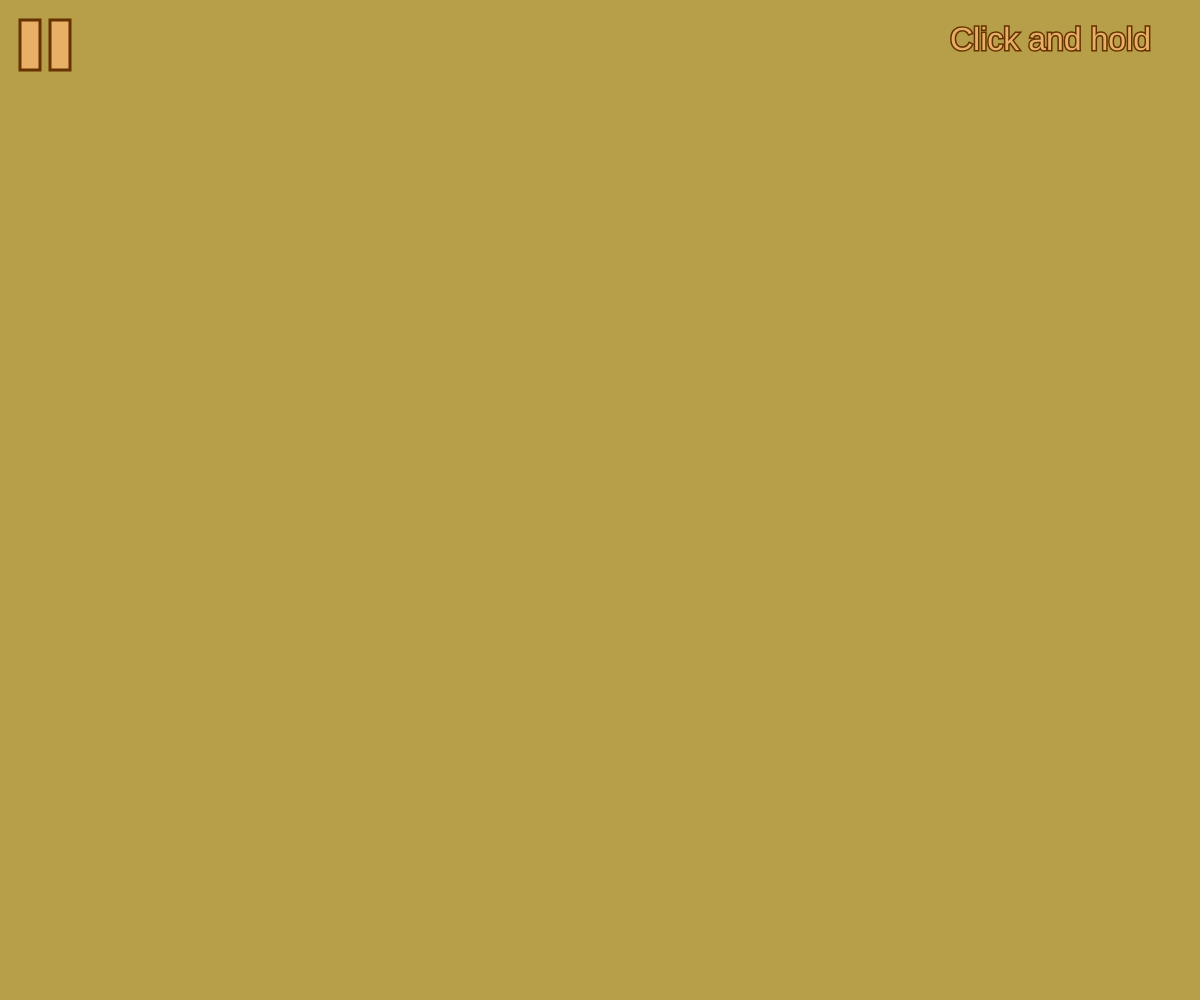
Frame 1 (no input)
Frame 60 (no input): identical to frame 1, image omitted
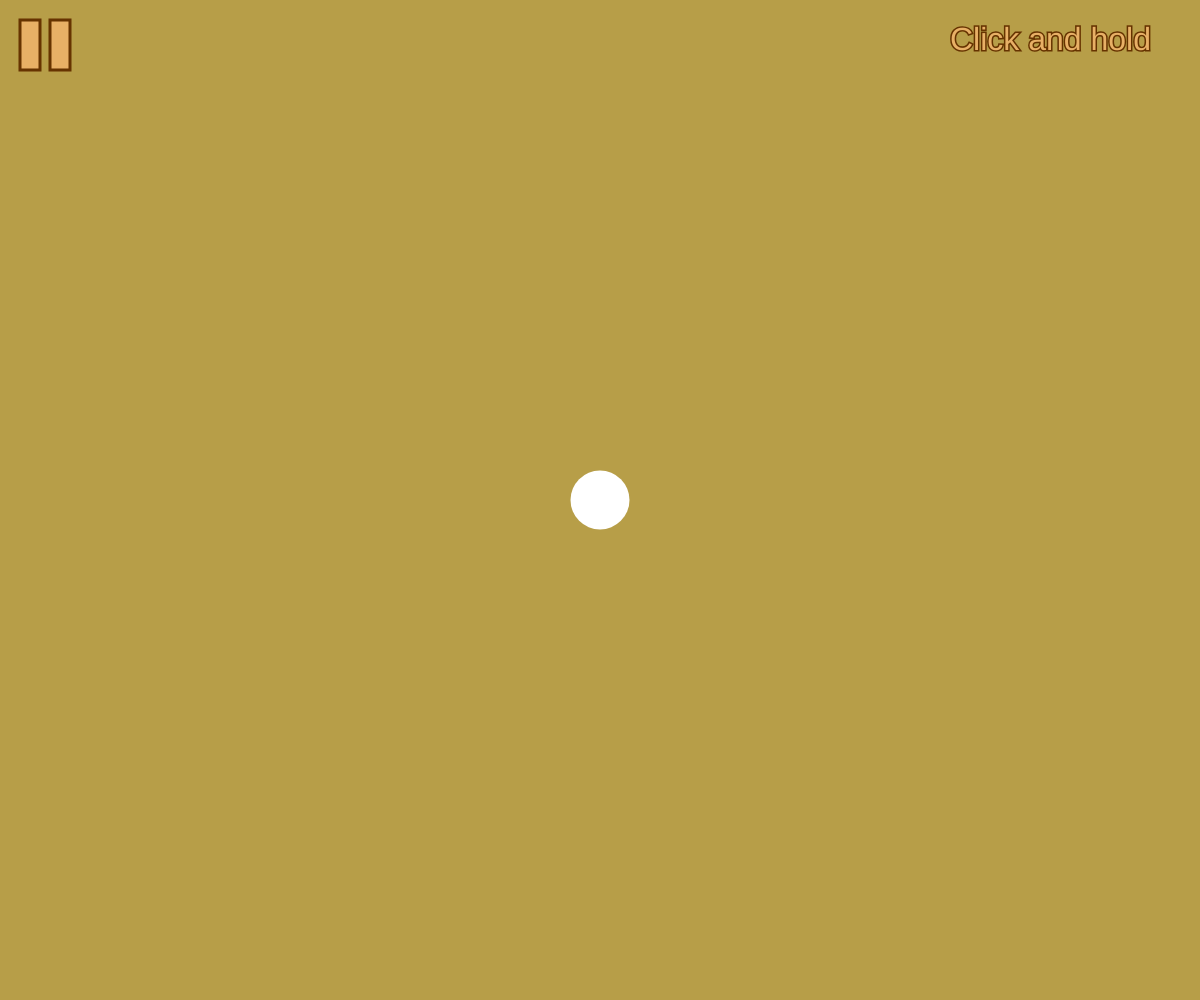
Frame 120 (the mouse pressed at the canvas centre since frame 60)

The p5.js sketch that drew these frames (run headless with seeded random() and noise() and a simulated clock; from frame 60 on, the mouse is pressed at the canvas centre):

// p5.js sketch
// ── sketch.js
var rockets = [];
var planets = [];
var gravity = 0;
var textColor = 0;
var moved = false;
var drawingLoops = false;
var loopsColor = 0;
var drawingHigh = false;
var highColor = 0;
var creatingPlanet = false;
var creatingPlanetSize = 0;
var creatingPlanetLoc = [0, 0];
var paused = false;

function massToSize(m) {
  return Math.cbrt(m) * 20;
}

function sizeToMass(d) {
  return Math.pow(d/20, 3);
}

function drawPauseButton() {
  stroke('#663300');
  strokeWeight(3);
  fill('#e8b066');
  if (20 < mouseX && mouseX < 20+50 && 20 < mouseY && mouseY < 20+50) {
    fill('#FFCE8C');
  }
  if (paused) {
    quad(25, 20, 25, 20, 25, 70, 70, 45);
  }
  else {
    rect(20, 20, 20, 50, 0);
    rect(50, 20, 20, 50, 0);
  }
}

function drawArrow(x1, y1, x2, y2) {
  stroke(0);
  strokeWeight(2);
  line(x1, y1, x2, y2);
  var angle = Math.atan2(y2-y1, x2-x1);
  line(x2, y2, x2-10*Math.cos(angle)-5*Math.sin(angle), y2-10*Math.sin(angle)+5*Math.cos(angle));
  line(x2, y2, x2-10*Math.cos(angle)+5*Math.sin(angle), y2-10*Math.sin(angle)-5*Math.cos(angle));
}

function mousePressed() {
  if (20 < mouseX && mouseX < 20+200 && 20 < mouseY && mouseY < 20+50) {
    paused = !paused;
  }
}

function setup() {
  createCanvas(windowWidth, windowHeight);
  background("#b79e48");
  for (var i = 0; i < 5; i++) {
    //planets.push(new Planet(Math.random()*1600, Math.random()*900, Math.random()*10+0.5, 0, 0));
  }
  //planets.push(new Planet(300, 450, 100, 0, 0));
  //planets.push(new Planet(300, 250, 0.1, 5, 0));
  //planets.push(new Planet(300, 350, 0.1, 7.5, 0));
}

function draw() {
  background("#b79e48");
  
  if (planets.length == 0) {
    stroke('#663300');
    strokeWeight(3);
    textSize(32);
    fill('#e8b066');
    text('Click and hold', windowWidth-250, 50);
  }
  
  if (!(20 < mouseX && mouseX < 20+200 && 20 < mouseY && mouseY < 20+50)) {
  
    if (mouseIsPressed && !creatingPlanet) {
      creatingPlanet = true;
      creatingPlanetLoc = [mouseX, mouseY];
    }
    
    if (mouseIsPressed && creatingPlanet) {
      strokeWeight(0);
      fill(255);
      ellipse(creatingPlanetLoc[0], creatingPlanetLoc[1], creatingPlanetSize, creatingPlanetSize);
      creatingPlanetSize++;
    }
  }
  
  if (!mouseIsPressed && creatingPlanet) {
    planets.push(new Planet(creatingPlanetLoc[0], creatingPlanetLoc[1], sizeToMass(creatingPlanetSize), (mouseX-creatingPlanetLoc[0])/20, (mouseY-creatingPlanetLoc[1])/20)) 
    creatingPlanetSize = 0;
    creatingPlanet = false;
  }

  if (!paused) {
    for (i = 0; i < planets.length; i++) {
      planets[i].updateAccel();
    }
    for (i = 0; i < planets.length; i++) {
      planets[i].update();
    }
  }
  
  for (i = 0; i < planets.length; i++) {
    planets[i].draw();
  }
  
  drawPauseButton();

}

// ── planet.js
last_points = [];

function Planet(x, y, m, vx, vy) {
  this.x = x;
  this.y = y;
  this.m = m;
  this.v_x = vx;
  this.v_y = vy;
  this.a_x = 0;
  this.a_y = gravity;
  this.angle = 0;
  this.prevangle = 0;
  this.accel = false; 
  this.thrust = 0;
  this.highScore = 0;
  
  
  this.checkpointsLeft = {
    0: false, 
    1: false, 
    2: false, 
    3: false,
    4: false,
    5: false,
    6: false,
  }
  
  this.checkpointsRight = {
    0: false, 
    1: false, 
    2: false, 
    3: false,
    4: false,
    5: false,
    6: false,
  }
  
  this.loops = 0;

  this.updateAccel = function() {
    var Fx = 0;
    var Fy = 0;
    var dist;
    var theta;
    for (var planet in planets) {
      dist = Math.sqrt(Math.pow(this.x - planets[planet].x, 2) + Math.pow(this.y - planets[planet].y, 2));
      theta = Math.atan2(this.y - planets[planet].y, this.x - planets[planet].x)
      var Ftot;
      if (dist > 10) {
        Ftot = this.m*planets[planet].m/Math.pow(dist,2);
      }
      else {
        continue;
      }
      Fx -= Ftot*Math.cos(theta);
      Fy -= Ftot*Math.sin(theta);
    }
    this.a_x = Fx * 50 / this.m;
    this.a_y = Fy * 50 / this.m;
  }

  this.update = function() {
    
    this.v_x += this.a_x;
    this.v_y += this.a_y;
    //this.v_x *= 0.99;
    //this.v_y *= 0.99;
    this.x += this.v_x;
    this.y += this.v_y;

    if (this.x < 0) {
      if (this.loops > 0) {
        drawingHigh = true;
        if (this.loops > this.highScore) {
          this.highScore = this.loops;
        }
      }
      this.loops = 0;
      this.x = 0;
      this.a_x = -this.a_x;
      this.v_x = -this.v_x;
      this.angle = -this.angle;
    }

    if (this.x > width) {
      if (this.loops > 0) {
        drawingHigh = true;
        if (this.loops > this.highScore) {
          this.highScore = this.loops;
        }
      }
      this.loops = 0;
      this.x = width;
      this.a_x = -this.a_x;
      this.v_x = -this.v_x;
      this.angle = -this.angle;
    }

    if (this.y < 20) {
      if (this.loops > 0) {
        drawingHigh = true;
        if (this.loops > this.highScore) {
          this.highScore = this.loops;
        }
      }
      this.loops = 0;
      this.a_y *= -1;
      this.v_y *= -1;
      this.y = 20;
    //  this.angle = PI-this.angle;
    }

    if (this.y > height) {
      if (this.loops > 0) {
        drawingHigh = true;
        if (this.loops > this.highScore) {
          this.highScore = this.loops;
        }
      }
      this.loops = 0;
      this.a_y *= -1;
      this.v_y *= -1;
      this.y = height;
  //    this.angle = PI-this.angle;
    }



    if (!this.accel) {
  //    this.angle = sin(frameCount / 10)*HALF_PI;
    }

    else {

      resetMatrix();
      strokeWeight(3);
      last_points.push([this.x, this.y]);
      if (last_points.length > 25)
      {
        last_points.shift();
      }

      for(i = 0; i < last_points.length-1; i++) {
        stroke(255*i/last_points.length);
        line(last_points[i][0], last_points[i][1], last_points[i+1][0], last_points[i+1][1]);
      }

    }




  }

  this.draw = function() {
    fill(255);
    strokeWeight(0);
    var d = massToSize(this.m);
    ellipse(this.x, this.y, d, d);
    if (paused) {
      drawArrow(this.x, this.y, this.x+this.v_x*5, this.y+this.v_y*5);
    }
    //text([this.a_x, this.a_y].join(", "), this.x+10, this.y+10);
  }

  this.startAccel = function() {
    this.thrust = 1;
    this.accel = true;
  }

}
